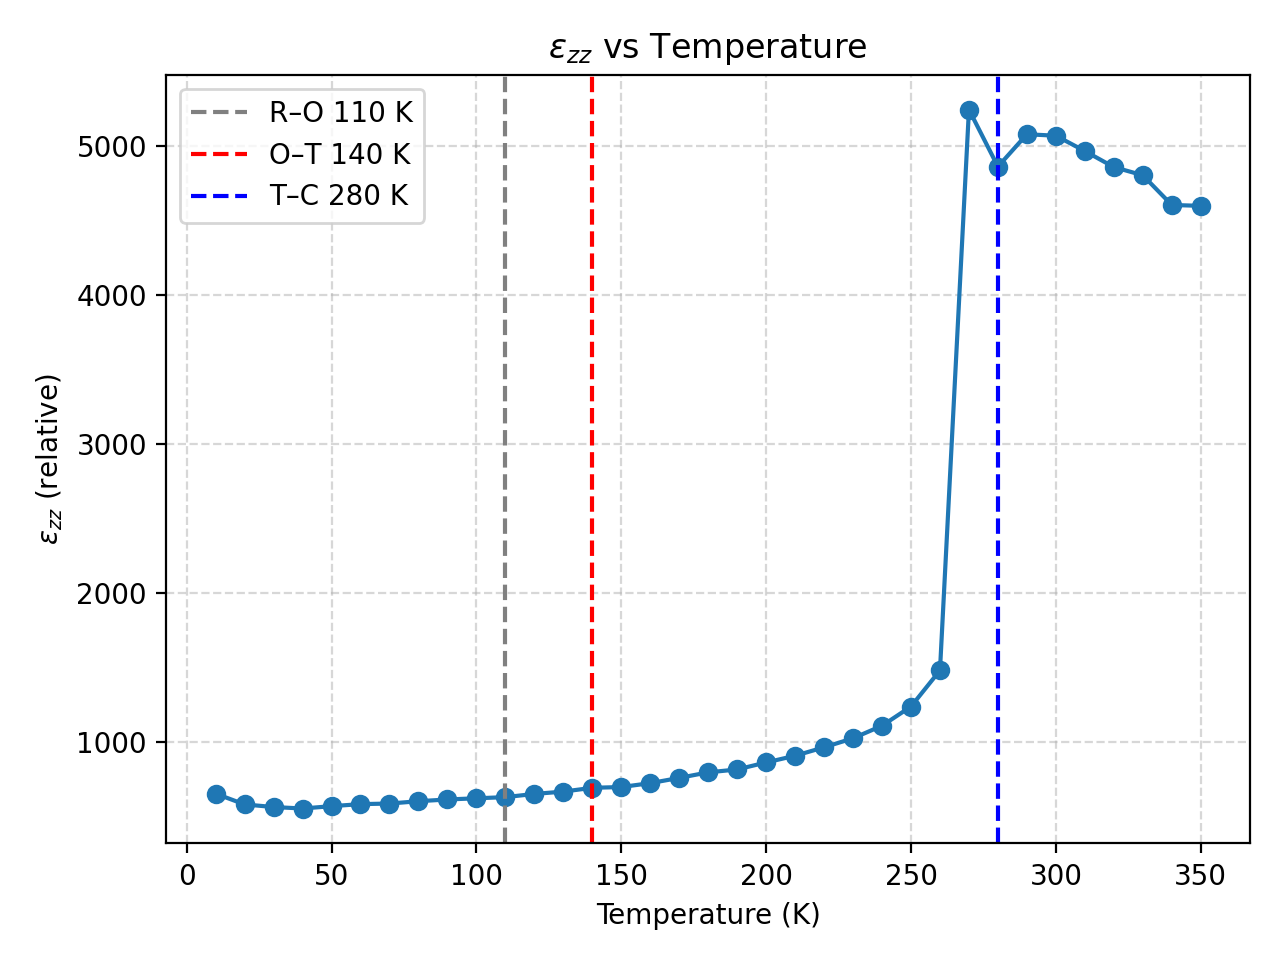

Generate this figure with Python:
#!/usr/bin/env python3
"""
Compute ε_zz (relative permittivity along z) from polarization-vs-field data
for each temperature, using a linear fit of P_z vs E_z, and plot ε_zz vs T.

Input file:  "polarizaciones"
  Format (whitespace-separated):
    T(K)   E_label   Px   Py   Pz   |P|
  where E_label looks like "0kV_mm", "5kV_mm", "10kV_mm", etc.
  Units:
    - E_label: kV/mm  (1 kV/mm = 1e6 V/m)
    - P components: microC/cm^2 (μC/cm^2)

Outputs:
  - "permittivity-ezz.dat" with columns:
        #T(K)   ezz(rel)   slope_dP_dE(SI)   R^2   chi^2_unweighted
  - "permittivity-ezz.png" figure of ε_zz vs Temperature
  - "fits/fit-TxxxK.png" figures of P_z vs E_z with linear fit for each temperature

Usage:
    python3 permittivity-ezz.py
"""

import re
import sys
from collections import defaultdict
import numpy as np
from pathlib import Path
import matplotlib.pyplot as plt

INPUT_FILE = "polmacro-Ca0.20"
OUTPUT_FILE = "permittivity-ezz.dat"
PLOT_FILE = "permittivity-ezz.png"
FIT_PLOT_DIR = "fits"

EPS0 = 8.854187817e-12  # F/m


def parse_field_kVmm(label: str) -> float:
    """
    Extract the numeric value in kV/mm from labels like '0kV_mm', '5kV_mm', '10kV_mm'.
    Returns float (kV/mm). Raises ValueError if it cannot parse.
    """
    m = re.match(r'\s*([+-]?\d+(?:\.\d+)?)\s*kV_mm\s*$', label)
    if not m:
        raise ValueError(f"Unrecognized field label: '{label}'")
    return float(m.group(1))


def uc_cm2_to_C_m2(p_microC_cm2: float) -> float:
    """Convert μC/cm^2 to C/m^2"""
    return p_microC_cm2 * 1e-2  # 1 μC/cm^2 = 0.01 C/m^2


def kVmm_to_Vm(e_kVmm: float) -> float:
    """Convert kV/mm to V/m"""
    return e_kVmm * 1e6  # 1 kV/mm = 1e6 V/m


def load_data(path: str):
    """
    Load rows as (T, E(V/m), Pz(C/m^2)).
    Ignores lines that do not have at least 6 columns.
    """
    rows = []
    with open(path, "r") as f:
        for line_no, line in enumerate(f, start=1):
            if not line.strip():
                continue
            parts = line.split()
            if len(parts) < 6:
                sys.stderr.write(
                    f"Warning: line {line_no} has <6 columns, skipping: {line.strip()}\n"
                )
                continue
            try:
                T = float(parts[0])
                E_label = parts[1]
                Pz_uC_cm2 = float(parts[4])  # <-- use Pz (5th column)
                E_kVmm = parse_field_kVmm(E_label)
                E_SI = kVmm_to_Vm(E_kVmm)
                Pz_SI = uc_cm2_to_C_m2(Pz_uC_cm2)
                rows.append((T, E_SI, Pz_SI))
            except Exception as e:
                sys.stderr.write(
                    f"Warning: line {line_no} parse error: {e}; skipping\n"
                )
                continue
    return rows


def compute_ezz_by_temperature(rows):
    """
    For each temperature, fit Pz vs E to get slope dP/dE (SI), then compute ε_zz.
    Also computes R^2 and the unweighted chi^2 = sum(residual^2).
    Returns dict T -> (ezz_rel, slope, r_squared, chi2_unweighted)
    """
    by_T = defaultdict(lambda: {"E": [], "Pz": []})
    for T, E, Pz in rows:
        by_T[T]["E"].append(E)
        by_T[T]["Pz"].append(Pz)

    results = {}
    for T, data in by_T.items():
        E = np.array(data["E"], dtype=float)
        Pz = np.array(data["Pz"], dtype=float)
        if len(E) < 2:
            continue  # Need at least two points
        # Linear fit: Pz = a*E + b  -> slope a = dP/dE
        a, b = np.polyfit(E, Pz, 1)
        fitted = a * E + b
        residuals = Pz - fitted
        ss_res = np.sum(residuals ** 2)
        ss_tot = np.sum((Pz - np.mean(Pz)) ** 2)
        r_squared = 1.0 if np.isclose(ss_tot, 0.0) else 1.0 - (ss_res / ss_tot)
        chi2_unweighted = ss_res
        ezz_rel = 1.0 + (abs(a) / EPS0)
        results[T] = (ezz_rel, a, r_squared, chi2_unweighted)
    return results


def group_rows_by_temperature(rows):
    by_T = defaultdict(lambda: {"E": [], "Pz": []})
    for T, E, Pz in rows:
        by_T[T]["E"].append(E)
        by_T[T]["Pz"].append(Pz)
    return by_T


def write_output(results, path: str):
    Ts = sorted(results.keys(), key=float)
    with open(path, "w") as out:
        out.write(
            "# T(K)    ezz(rel)        slope_dP_dE_SI(C_per_m2_per_V_per_m)"
            "    R_squared    chi2_unweighted\n"
        )
        for T in Ts:
            ezz_rel, slope, r_squared, chi2_unweighted = results[T]
            T_fmt = f"{int(round(T))}" if abs(T - round(T)) < 1e-6 else f"{T:.2f}"
            out.write(
                f"{T_fmt:>6s}  {ezz_rel:12.1f}   {slope: .6e}"
                f"   {r_squared: .6f}   {chi2_unweighted: .6e}\n"
            )


def plot_results(results, path: str):
    Ts = np.array(sorted(results.keys(), key=float), dtype=float)
    ezz = np.array([results[T][0] for T in Ts], dtype=float)

    plt.figure()
    plt.plot(Ts, ezz, marker="o")
    plt.xlabel("Temperature (K)")
    plt.ylabel(r"$\epsilon_{zz}$ (relative)")
    plt.title(r"$\epsilon_{zz}$ vs Temperature")
    plt.grid(True, which="both", linestyle="--", alpha=0.5)

    # Optional phase markers (adjust/remove as needed)
    plt.axvline(110, color="gray", linestyle="--", label="R–O 110 K")
    plt.axvline(140, color="red", linestyle="--", label="O–T 140 K")
    plt.axvline(280, color="blue", linestyle="--", label="T–C 280 K")
    plt.legend()

    plt.tight_layout()
    plt.savefig(path, dpi=200)
    plt.close()


def plot_fits_by_temperature(rows, out_dir: str):
    out_path = Path(out_dir)
    out_path.mkdir(parents=True, exist_ok=True)

    by_T = group_rows_by_temperature(rows)
    for T in sorted(by_T.keys(), key=float):
        E = np.array(by_T[T]["E"], dtype=float)
        Pz = np.array(by_T[T]["Pz"], dtype=float)
        if len(E) < 2:
            continue

        order = np.argsort(E)
        E = E[order]
        Pz = Pz[order]
        a, b = np.polyfit(E, Pz, 1)
        fitted = a * E + b

        plt.figure()
        plt.scatter(E, Pz, label="Data")
        plt.plot(E, fitted, color="red", label="Linear fit")
        plt.xlabel(r"$E_z$ (V/m)")
        plt.ylabel(r"$P_z$ (C/m$^2$)")
        plt.title(f"Pz vs Ez at T = {T:g} K")
        plt.grid(True, linestyle="--", alpha=0.5)
        plt.legend()
        plt.tight_layout()

        t_label = f"{int(round(T)):03d}" if abs(T - round(T)) < 1e-6 else f"{T:06.2f}"
        plt.savefig(out_path / f"fit-T{t_label}K.png", dpi=200)
        plt.close()


def main():
    if not Path(INPUT_FILE).exists():
        sys.stderr.write(f"ERROR: '{INPUT_FILE}' not found in current directory.\n")
        sys.exit(1)

    rows = load_data(INPUT_FILE)
    if not rows:
        sys.stderr.write("ERROR: No valid data rows parsed.\n")
        sys.exit(1)

    results = compute_ezz_by_temperature(rows)
    if not results:
        sys.stderr.write(
            "ERROR: Could not compute any ε_zz values "
            "(insufficient points per temperature?).\n"
        )
        sys.exit(1)

    write_output(results, OUTPUT_FILE)
    plot_results(results, PLOT_FILE)
    plot_fits_by_temperature(rows, FIT_PLOT_DIR)
    print(f"Wrote ε_zz results to '{OUTPUT_FILE}' and figure to '{PLOT_FILE}'.")


if __name__ == "__main__":
    main()
